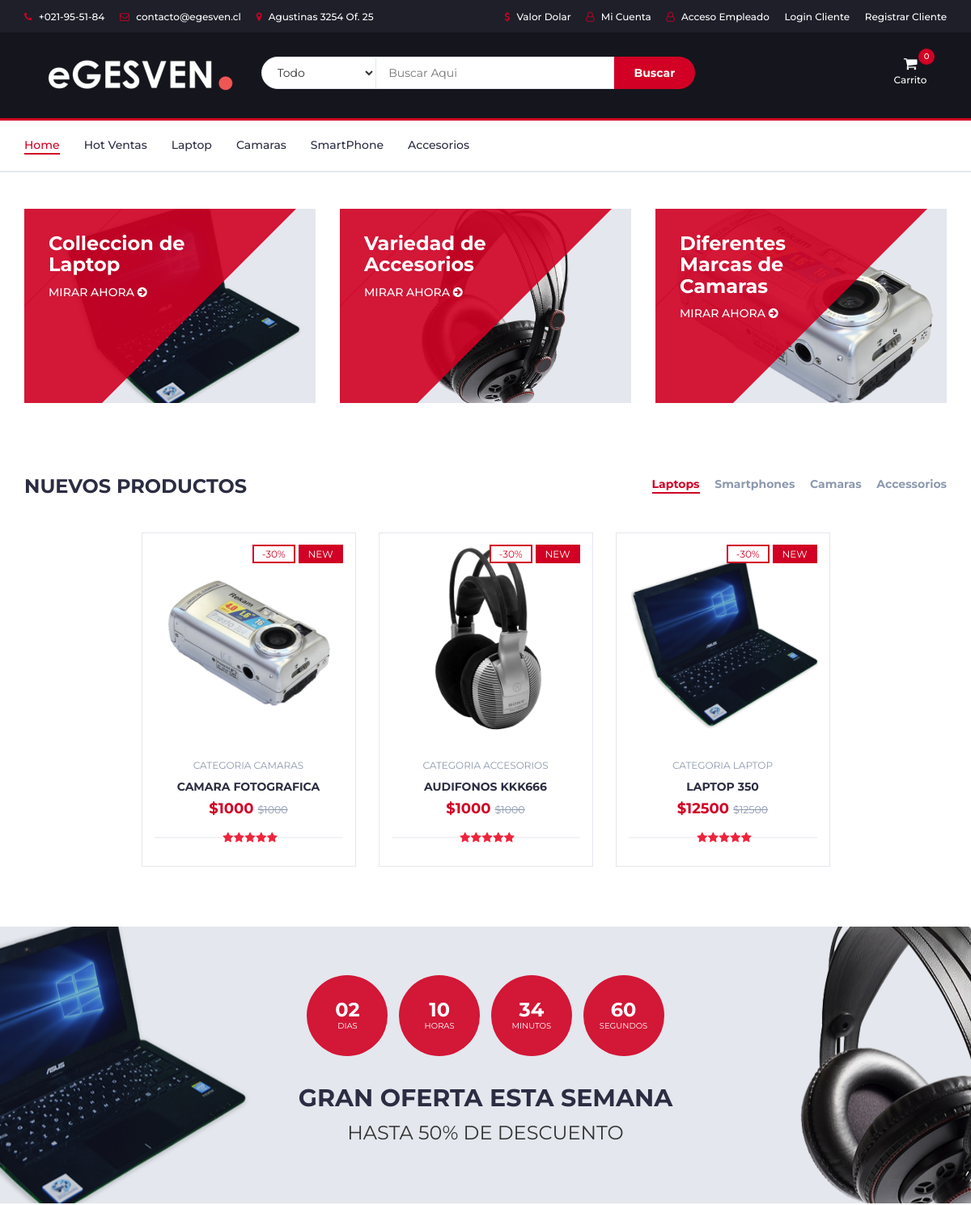
The app's page / (upper part), older data.
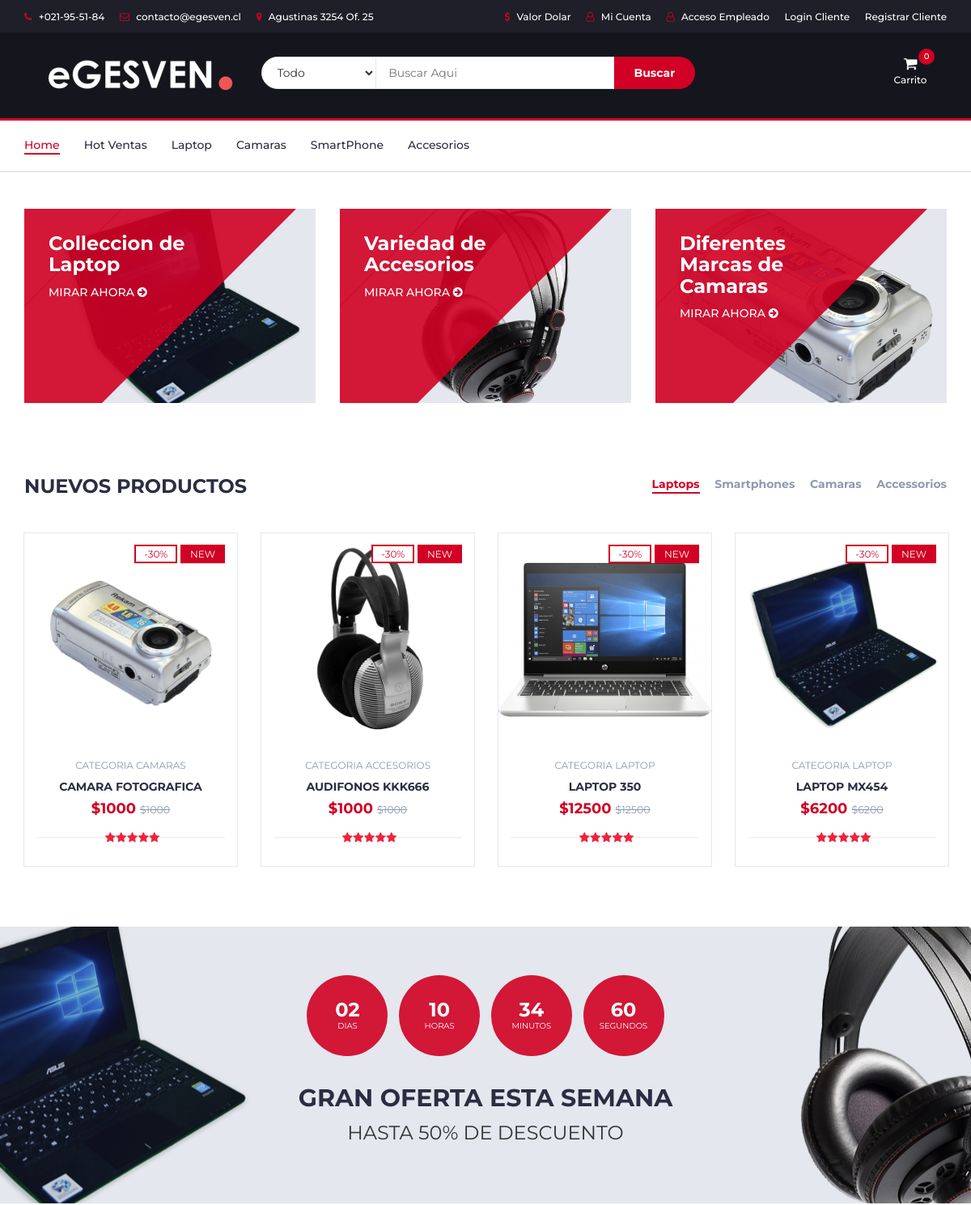
The same page, newer data.
### web/models.py (models this page shows, shortened)
class Categoria(models.Model):
    idcategoria = models.AutoField(primary_key=True)
    descripcion = models.CharField(max_length=50)

class Productos(models.Model):
    idproducto = models.AutoField(primary_key=True)
    nombre = models.TextField()
    descripcion = models.TextField()
    precio = models.IntegerField()
    stock = models.IntegerField()
    foto = models.ImageField(upload_to='fotos',default='fotos/no-disponible.jpg')
    valoracion = models.IntegerField()
    idcategoria = models.ForeignKey(Categoria, models.DO_NOTHING, db_column='idcategoria')

### web/views.py (the view, shortened to what this page needs)
# urls.py: path('', index,name='IND'),
def index(request):
    contexto={}
    if "carrito" in request.session:
        lista= request.session.get("carrito",[])
        total= request.session.get("total")
    else:
        lista= []
        total={"cantidad":0,"total":0}
    contexto["carrito"]=lista
    contexto["total"]=total
    categorias=Categoria.objects.all()
    contexto["categorias"]=categorias
    productos= Productos.objects.all()
    contexto["productos"]=productos
    contexto["productos"]=productos
    return render(request,'index.html',contexto)

### web/templates/index.html (shortened to what the changed rows need)
{% load static %}
<!DOCTYPE html>
<html lang="en">
  <head>
    <link
      type="text/css"
      rel="stylesheet"
      href="{% static 'css/bootstrap.min.css' %}"
    />
    <link
      type="text/css"
      rel="stylesheet"
      href="{% static 'css/slick.css' %}"
    />
    <link
      type="text/css"
      rel="stylesheet"
      href="{% static 'css/slick-theme.css' %}"
    />
    <link
      type="text/css"
      rel="stylesheet"
      href="{% static 'css/nouislider.min.css' %}"
    />
    <link rel="stylesheet" href="{% static 'css/font-awesome.min.css' %}" />
    <link
      type="text/css"
      rel="stylesheet"
      href="{% static 'css/style.css' %}"
    />
  </head>
  <body>
    <nav id="navigation">
      <div class="container">
        <div id="responsive-nav">
          <ul class="main-nav nav navbar-nav">
            {% for cate in categorias %}
            <li><a href="{% url 'FILTRO' cate.idcategoria %}">{{cate.descripcion}}</a></li>
            {% endfor %}
          </ul>
        </div>
      </div>
    </nav>
    <div class="section">
      <div class="container">
        <div class="row">
          <div class="col-md-12">
            <div class="row">
              <div class="products-tabs">
                <div id="tab1" class="tab-pane active">
                  <div class="products-slick" data-nav="#slick-nav-1">
                    {% for pr in productos %}
                    <div class="product">
                      <div class="product-img">
                        <img src="{{pr.foto.url}}" alt="" />
                        <div class="product-label">
                          <span class="sale">-30%</span>
                          <span class="new">NEW</span>
                        </div>
                      </div>
                      <div class="product-body">
                        <p class="product-category">
                          Categoria {{pr.idcategoria.descripcion}}
                        </p>
                        <h3 class="product-name">
                          <a href="{% url 'V_PRO' pr.idproducto %}">{{pr.nombre}}</a>
                        </h3>
                        <h4 class="product-price">
                          ${{pr.precio}}
                          <del class="product-old-price">${{pr.precio}}</del>
                        </h4>
                        <div class="product-rating">
                          <i class="fa fa-star"></i>
                          <i class="fa fa-star"></i>
                          <i class="fa fa-star"></i>
                          <i class="fa fa-star"></i>
                          <i class="fa fa-star"></i>
                        </div>
                      </div>
                      <div class="add-to-cart">
						{% if user.is_authenticated %}
						<button class="add-to-cart-btn" onclick="agregar({{pr.idproducto}})">
                          <i class="fa fa-shopping-cart"></i> Agregar Carrito
                        </button>
						{% else %}
						<button class="add-to-cart-btn">
                        </button>
						{% endif %}
                      </div>
                    </div>
                    {% endfor %}
                  </div>
                </div>
              </div>
            </div>
          </div>
        </div>
      </div>
    </div>
    <div id="hot-deal" class="section">
      <div class="container">
        <div class="row">
          <div class="col-md-12">
            <div class="hot-deal">
              <h2 class="text-uppercase">Gran Oferta esta Semana</h2>
            </div>
          </div>
        </div>
      </div>
    </div>
  </body>
</html>

Row changes from the older to the newer data that the page shows:
changed Productos "LAPTOP 350": foto: a different picture
added Productos: foto (picture), idcategoria.descripcion "LAPTOP", nombre "LAPTOP MX454", precio "6200"
